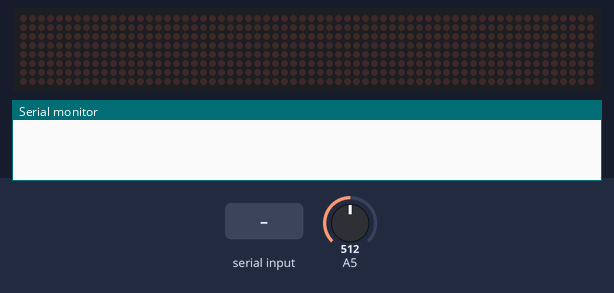
Recording of a program running on a simulated Arduino Uno, built with avr-gcc and run on an emulated ATmega328P. Shown: 64×8 LED matrix, the last lines printed to the serial monitor. The inputs (shaded band) are chosen by the test bench; at power-on: A5 = 512.

Above: at 1.2 s.
1.3 s: "1\n" received over Serial
At 1.58 s:
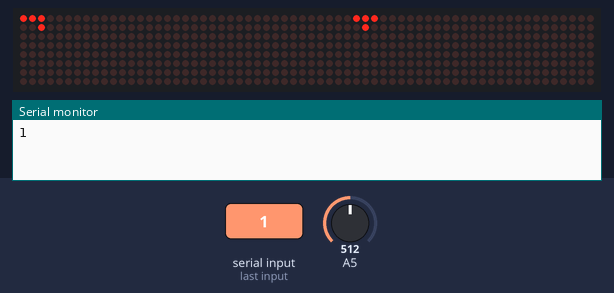
3.2 s: "0\n" received over Serial
At 3.33 s:
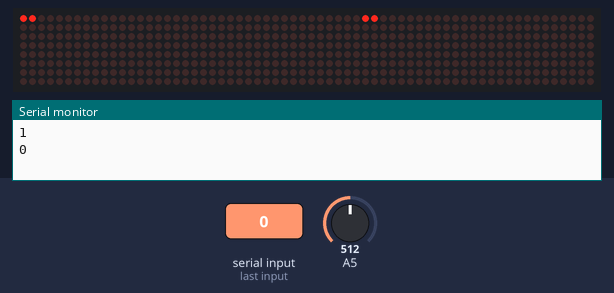
5.0 s: "2\n" received over Serial
At 5.15 s:
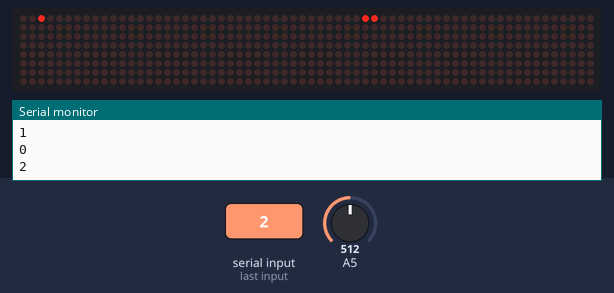
6.7 s: "1\n" received over Serial
At 7.03 s:
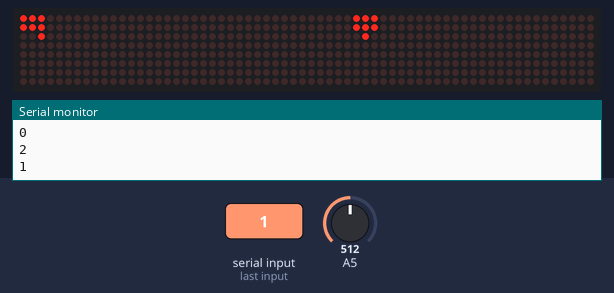
10.3 s: "0\n" received over Serial
At 10.46 s:
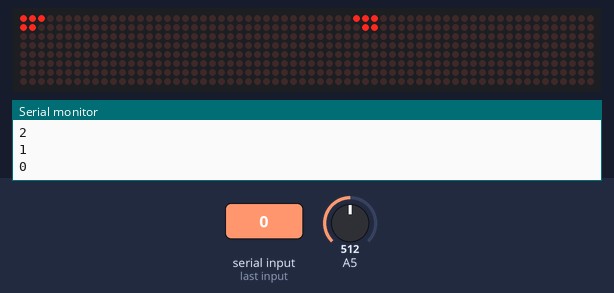
13.8 s: "2\n" received over Serial
At 14.02 s:
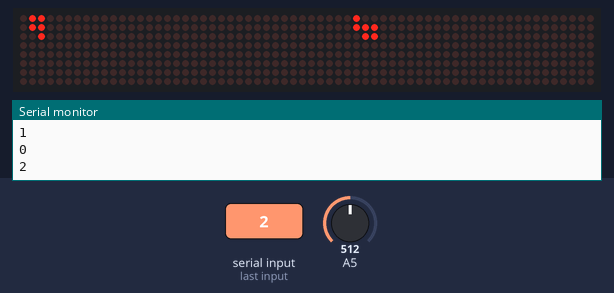

Measured:
- after the input at 1.3 s, the display: first changes after 0.21 s (image 1 shows a later state)

The program:

main.cpp
```cpp
#include <Arduino.h>
#include "MD_MAX72xx.h"
#include "FontKeszlet.h"
#include <avr/interrupt.h>

#define KijelzokSzama 8
#define KijelzoMeret 8
#define SorokSzama 16
#define OszlopokSzama 32
#define PinDATA 8
#define PinCS 9
#define PinCLK 10
#define Intenzitas 4
#define KaratkerKoz 1
#define MaxKarakter 200
#define MegjelenitesSora 5

char szoveg[MaxKarakter + 1] = {'\0'};
int16_t pozicio;
int16_t matrixSzovegHossz;
int16_t szovegHossz;

byte megjelenitesSzamlalo = 0;
byte megjelenitesPeriodus = 5;

char szovegBuffer[MaxKarakter + 1] = {'\0'};
uint16_t beolvasottIndex = 0;

byte potSzamlalo = 0;
byte potPeriodus = 100;

MD_MAX72XX max = MD_MAX72XX(MD_MAX72XX::moduleType_t::GENERIC_HW, PinDATA, PinCLK, PinCS, KijelzokSzama);

void allitLed(int16_t sor, int16_t oszlop, bool ertek)
{
  if (sor >= 0 && sor < SorokSzama && oszlop >= 0 && oszlop < OszlopokSzama)
  {
    max.setPoint(7 - (oszlop & 7), ((sor >> 3) << 5) + ((oszlop >> 3) << 3) + 7 - (sor & 7), ertek);
  }
}
void allitTerulet(int16_t sorMettol, int16_t sorMeddig, int16_t oszlopMettol, int16_t oszlopMeddig, bool ertek)
{
  for (int i = sorMettol; i <= sorMeddig; i++)
  {
    for (int j = oszlopMettol; j <= oszlopMeddig; j++)
    {
      allitLed(i, j, ertek);
    }
  }
}
void allitOszlop(int16_t oszlop, int16_t ertek)
{
  if (oszlop >= 0 && oszlop < OszlopokSzama)
  {
    for (size_t i = 0; i < SorokSzama; i++)
    {
      allitLed(i, oszlop, ertek);
    }
  }
}
void allitSor(int16_t sor, int16_t ertek)
{
  if (sor >= 0 && sor < SorokSzama)
  {
    for (size_t i = 0; i < OszlopokSzama; i++)
    {
      allitLed(sor, i, ertek);
    }
  }
}
void kiirKarakter(unsigned char karakter, int16_t sor, int16_t oszlop)
{
  if (karakter > KarakterekDarab)
  {
    karakter = 0;
  }

  for (int i = 0; i < FontMeretY; i++)
  {
    for (int j = 0; j < FontMeretX; j++)
    {

      allitLed(sor + i, oszlop + j, FontKeszlet[karakter][i] & (128 >> j));
    }
  }
}

void kiirSzoveg()
{
  max.update(MD_MAX72XX::controlValue_t::OFF);
  max.clear();

  for (int16_t j = 0; j < szovegHossz; j++)
  {
    int16_t kezdet = pozicio + j * (FontMeretX + KaratkerKoz);
    int16_t vege = kezdet + FontMeretX;
    if (vege >= 0 && kezdet <= OszlopokSzama)
    {
      kiirKarakter(szoveg[j], MegjelenitesSora, kezdet);
      allitTerulet(MegjelenitesSora, MegjelenitesSora + FontMeretY, vege, vege + KaratkerKoz, false);
    }
  }

  max.update(MD_MAX72XX::controlValue_t::ON);

  if (pozicio > -matrixSzovegHossz)
  {
    pozicio--;
  }
  else
  {
    pozicio = OszlopokSzama;
  }
}

void beallitSzoveg()
{
  pozicio = OszlopokSzama;

  int16_t i = 0;
  while (i < MaxKarakter && szovegBuffer[i] != '\0')
  {
    szoveg[i] = szovegBuffer[i];
    i++;
  }

  szovegHossz = i;
  matrixSzovegHossz = szovegHossz * (FontMeretX + KaratkerKoz);
}

void periodusAllitas()
{

  uint16_t ertek = analogRead(A5) / 100 + 1;
  if (megjelenitesPeriodus != ertek)
  {
    megjelenitesPeriodus = ertek;
  }
}
void setup()
{
  Serial.begin(9600);

  TCCR2A = (1 << WGM21);
  // CS22 CS21 CS20 előosztás
  //   0   0   0      -
  //   0   0   1     /1
  //   0   1   0     /8
  //   0   1   1     /32
  //   1   0   0     /64
  //   1   0   1     /128
  //   1   1   0     /256
  //   1   1   1     /1024
  //  16 mhz/(1024*(155+1))=100 hz ->0.01 sec
  TCCR2B = (1 << CS20) | (1 << CS21) | (1 << CS22);
  OCR2A = 155;
  TIMSK2 = (1 << OCIE2A);
  sei();

  max.begin();
  max.control(MD_MAX72XX::controlRequest_t::INTENSITY, 1);
}

void megszakitas(byte *szamlalo, byte *periodus, void (*eljaras)())
{
  if (*szamlalo < *periodus)
  {
    *szamlalo = *szamlalo + 1;
  }
  else
  {
    eljaras();
    *szamlalo = 0;
  }
}

ISR(TIMER2_COMPA_vect)
{
  megszakitas(&potSzamlalo, &potPeriodus, periodusAllitas);
  megszakitas(&megjelenitesSzamlalo, &megjelenitesPeriodus, kiirSzoveg);
}

void loop()
{
  if (Serial.available())
  {
    char k = Serial.read();
    Serial.write(k);

    if (beolvasottIndex >= 0 && k == 8)
    {
      szovegBuffer[beolvasottIndex] = '\0';
      if (beolvasottIndex > 0)
      {
        beolvasottIndex--;
      }
    }
    else if (beolvasottIndex < MaxKarakter && k != '\r' && k != '\n')
    {
      szovegBuffer[beolvasottIndex] = k;
      beolvasottIndex++;
    }
    else if (beolvasottIndex == MaxKarakter || k == '\n')
    {
      if(beolvasottIndex==MaxKarakter)
      {
        Serial.println();
      }
      szovegBuffer[beolvasottIndex] = '\0';
      beallitSzoveg();
      beolvasottIndex = 0;
    }
  }
}
```

FontKeszlet.h
```cpp
#ifndef FontKeszlet_H
#define FontKeszlet_H

#define KarakterekDarab 127
#define FontMeretX 6
#define FontMeretY 6

const unsigned char FontKeszlet[KarakterekDarab][FontMeretY]={
{
B00000000,
B00000000,
B00000000,
B00000000,
B00000000,
B00000000
},
{
B00000000,
B01001000,
B00000000,
B01001000,
B00110000,
B00000000
},
{
B11111100,
B10110100,
B11111100,
B10110100,
B11001100,
B11111100
},
{
B00000000,
B11011000,
B11111000,
B11111000,
B01110000,
B00100000
},
{
B00100000,
B01110000,
B11111000,
B11111000,
B01110000,
B00100000
},
{
B01110000,
B01110000,
B11011000,
B11011000,
B00100000,
B01110000
},
{
B00100000,
B01110000,
B11111000,
B11111000,
B00100000,
B01110000
},
{
B00000000,
B00000000,
B00110000,
B00110000,
B00000000,
B00000000
},
{
B11111100,
B11111100,
B11001100,
B11001100,
B11111100,
B11111100
},
{
B00000000,
B00110000,
B01001000,
B01001000,
B00110000,
B00000000
},
{
B11111100,
B11001100,
B10110100,
B10110100,
B11001100,
B11111100
},
{
B00011100,
B00001100,
B00010100,
B11100000,
B10100000,
B11100000
},
{
B01110000,
B01010000,
B01110000,
B00100000,
B01110000,
B00100000
},
{
B01100000,
B01000000,
B01000000,
B01000000,
B11000000,
B11000000
},
{
B01111000,
B01001000,
B01001000,
B01001000,
B11011000,
B11011000
},
{
B00000000,
B10101000,
B01110000,
B11011000,
B01110000,
B10001000
},
{
B00000000,
B11000000,
B11110000,
B11111000,
B11110000,
B11000000
},
{
B00000000,
B00011000,
B01111000,
B11111000,
B01111000,
B00011000
},
{
B01000000,
B11100000,
B01000000,
B01000000,
B11100000,
B01000000
},
{
B10100000,
B10100000,
B10100000,
B10100000,
B00000000,
B10100000
},
{
B01111000,
B11101000,
B01101000,
B00101000,
B00101000,
B00101000
},
{
B00110000,
B01000000,
B01100000,
B01010000,
B00100000,
B11000000
},
{
B00000000,
B00000000,
B11111100,
B11111100,
B00000000,
B00000000
},
{
B01000000,
B11100000,
B01000000,
B01000000,
B11100000,
B11100000
},
{
B01000000,
B11100000,
B01000000,
B01000000,
B01000000,
B01000000
},
{
B01000000,
B01000000,
B01000000,
B01000000,
B11100000,
B01000000
},
{
B00000000,
B00000000,
B00001000,
B11111100,
B00001000,
B00000000
},
{
B00000000,
B00000000,
B01000000,
B11111100,
B01000000,
B00000000
},
{
B10000000,
B10000000,
B10000000,
B10000000,
B10000000,
B11111100
},
{
B00000000,
B00000000,
B01001000,
B11111100,
B01001000,
B00000000
},
{
B00000000,
B11111000,
B11111000,
B01110000,
B01110000,
B00100000
},
{
B00000000,
B00100000,
B01110000,
B01110000,
B11111000,
B11111000
},
{
B00000000,
B00000000,
B00000000,
B00000000,
B00000000,
B00000000
},
{
B00110000,
B00110000,
B00110000,
B00100000,
B00000000,
B01100000
},
{
B11011000,
B11011000,
B01010000,
B00000000,
B00000000,
B00000000
},
{
B01001000,
B11111100,
B01001000,
B01001000,
B11111100,
B01001000
},
{
B00010000,
B01111100,
B10010000,
B01111000,
B00010100,
B11111000
},
{
B01000100,
B10101000,
B01010000,
B00101000,
B01010100,
B10001000
},
{
B01110000,
B01010000,
B00100000,
B11010000,
B11001000,
B01110100
},
{
B01100000,
B01100000,
B01100000,
B00000000,
B00000000,
B00000000
},
{
B00011000,
B00110000,
B00110000,
B00110000,
B00110000,
B00011000
},
{
B01100000,
B00110000,
B00110000,
B00110000,
B00110000,
B01100000
},
{
B00100000,
B10101000,
B01110000,
B00100000,
B01110000,
B10101000
},
{
B00000000,
B00110000,
B00110000,
B11111100,
B00110000,
B00110000
},
{
B00000000,
B00000000,
B00000000,
B00000000,
B00110000,
B01100000
},
{
B00000000,
B00000000,
B01111000,
B01111000,
B00000000,
B00000000
},
{
B00000000,
B00000000,
B00000000,
B00000000,
B01100000,
B01100000
},
{
B00001100,
B00011000,
B00110000,
B01100000,
B11000000,
B10000000
},
{
B01111000,
B11001100,
B11001100,
B11001100,
B11001100,
B01111000
},
{
B00110000,
B01110000,
B00110000,
B00110000,
B00110000,
B01111000
},
{
B01111000,
B11001100,
B11001100,
B00011000,
B01100000,
B11111100
},
{
B01111000,
B11001100,
B00011000,
B00001100,
B11001100,
B01111000
},
{
B00011000,
B00111000,
B01011000,
B10011000,
B11111100,
B00011000
},
{
B11111000,
B10000000,
B11111000,
B00001100,
B11001100,
B01111000
},
{
B01111000,
B11000000,
B11111000,
B11001100,
B11001100,
B01111000
},
{
B11111100,
B11001100,
B00010000,
B00110000,
B00110000,
B00110000
},
{
B01111000,
B11001100,
B01111000,
B11001100,
B11001100,
B01111000
},
{
B01111000,
B11001100,
B11001100,
B01111100,
B00001100,
B01111000
},
{
B00000000,
B01100000,
B01100000,
B00000000,
B01100000,
B01100000
},
{
B00000000,
B00110000,
B00110000,
B00000000,
B00110000,
B01100000
},
{
B00000000,
B00011000,
B00110000,
B01100000,
B00110000,
B00011000
},
{
B00000000,
B01111000,
B00000000,
B00000000,
B01111000,
B00000000
},
{
B00000000,
B01100000,
B00110000,
B00011000,
B00110000,
B01100000
},
{
B01111000,
B10001100,
B00001100,
B00111000,
B00000000,
B00110000
},
{
B00111000,
B01000100,
B10111100,
B10111000,
B10000000,
B01111000
},
{
B01111000,
B11000100,
B11000100,
B11111100,
B11000100,
B11000100
},
{
B11111000,
B11000100,
B11111000,
B11000100,
B11000100,
B11111000
},
{
B01111000,
B11001100,
B11000000,
B11000000,
B11001100,
B01111000
},
{
B11111000,
B11000100,
B11000100,
B11000100,
B11000100,
B11111000
},
{
B11111100,
B11000000,
B11111000,
B11000000,
B11000000,
B11111100
},
{
B11111100,
B11000000,
B11001000,
B11111000,
B11001000,
B11000000
},
{
B01111000,
B11000100,
B11000000,
B11011100,
B11000100,
B01111000
},
{
B11000100,
B11000100,
B11111100,
B11000100,
B11000100,
B11000100
},
{
B01111000,
B00110000,
B00110000,
B00110000,
B00110000,
B01111000
},
{
B00111100,
B00011000,
B00011000,
B00011000,
B10011000,
B01110000
},
{
B11000100,
B11001000,
B11110000,
B11010000,
B11001000,
B11000100
},
{
B11000000,
B11000000,
B11000000,
B11000000,
B11000100,
B11111100
},
{
B11000100,
B11101100,
B11010100,
B11000100,
B11000100,
B11000100
},
{
B11000100,
B11100100,
B11010100,
B11001100,
B11000100,
B11000100
},
{
B01111000,
B11000100,
B11000100,
B11000100,
B11000100,
B01111000
},
{
B11111000,
B11000100,
B11000100,
B11111000,
B11000000,
B11000000
},
{
B01111000,
B11000100,
B11000100,
B11010100,
B11001100,
B01111100
},
{
B11111000,
B11000100,
B11000100,
B11111000,
B11001000,
B11000100
},
{
B01111000,
B11000100,
B01110000,
B00001000,
B11000100,
B01111000
},
{
B11111100,
B00110000,
B00110000,
B00110000,
B00110000,
B00110000
},
{
B11000100,
B11000100,
B11000100,
B11000100,
B11000100,
B01111000
},
{
B11000100,
B11000100,
B11000100,
B11000100,
B01101000,
B00110000
},
{
B11000100,
B11010100,
B11010100,
B11010100,
B11010100,
B01101000
},
{
B11100100,
B01101000,
B01110000,
B00111000,
B01011000,
B10011100
},
{
B11000100,
B11000100,
B01101000,
B00110000,
B00110000,
B00110000
},
{
B11111100,
B00001000,
B01110000,
B00111000,
B01000000,
B11111100
},
{
B00111000,
B00110000,
B00110000,
B00110000,
B00110000,
B00111000
},
{
B11000000,
B01100000,
B00110000,
B00011000,
B00001100,
B00000100
},
{
B01110000,
B00110000,
B00110000,
B00110000,
B00110000,
B01110000
},
{
B00100000,
B01010000,
B10001000,
B00000000,
B00000000,
B00000000
},
{
B00000000,
B00000000,
B00000000,
B00000000,
B00000000,
B01111000
},
{
B01100000,
B01100000,
B00100000,
B00000000,
B00000000,
B00000000
},
{
B00000000,
B01111000,
B00001100,
B01111100,
B10001100,
B01111100
},
{
B11000000,
B11000000,
B11111000,
B11000100,
B11000100,
B11111000
},
{
B00000000,
B01111000,
B11000100,
B11000000,
B11000100,
B01111000
},
{
B00001100,
B00001100,
B01111100,
B10001100,
B10001100,
B01111100
},
{
B00000000,
B01111000,
B11000100,
B11111100,
B11000000,
B01111100
},
{
B00111000,
B00110000,
B11111100,
B00110000,
B00110000,
B00110000
},
{
B00000000,
B01111000,
B10001100,
B01111100,
B00001100,
B11111000
},
{
B11000000,
B11000000,
B11111000,
B11000100,
B11000100,
B11000100
},
{
B00000000,
B00110000,
B00000000,
B00110000,
B00110000,
B00110000
},
{
B00011000,
B00000000,
B00011000,
B00011000,
B10011000,
B01110000
},
{
B11000000,
B11000100,
B11001000,
B11110000,
B11001000,
B11000100
},
{
B01110000,
B00110000,
B00110000,
B00110000,
B00110000,
B00110000
},
{
B00000000,
B11111000,
B11010100,
B11010100,
B11010100,
B11010100
},
{
B00000000,
B11111000,
B11000100,
B11000100,
B11000100,
B11000100
},
{
B00000000,
B01111000,
B11000100,
B11000100,
B11000100,
B01111000
},
{
B00000000,
B11111000,
B11000100,
B11000100,
B11111000,
B11000000
},
{
B00000000,
B01111100,
B10001100,
B10001100,
B01111100,
B00001100
},
{
B00000000,
B11111000,
B11000100,
B11000000,
B11000000,
B11000000
},
{
B00000000,
B01111100,
B11000000,
B01111000,
B00001100,
B11111000
},
{
B01100000,
B11111000,
B01100000,
B01100000,
B01100100,
B00111000
},
{
B00000000,
B10011000,
B10011000,
B10011000,
B10011000,
B01111000
},
{
B00000000,
B11000100,
B11000100,
B11000100,
B01101000,
B00110000
},
{
B00000000,
B11010100,
B11010100,
B11010100,
B11111100,
B01101000
},
{
B00000000,
B11100100,
B01111000,
B00110000,
B01111000,
B10011100
},
{
B00000000,
B10001100,
B10001100,
B01111100,
B00001100,
B11111000
},
{
B00000000,
B11111100,
B00001000,
B00110000,
B01000000,
B11111100
},
{
B00111000,
B00110000,
B01110000,
B01110000,
B00110000,
B00111000
},
{
B00110000,
B00110000,
B00110000,
B00110000,
B00110000,
B00110000
},
{
B01110000,
B00110000,
B00111000,
B00111000,
B00110000,
B01110000
},
{
B00000000,
B00000000,
B00101000,
B01010000,
B00000000,
B00000000
}
};
#endif
```
